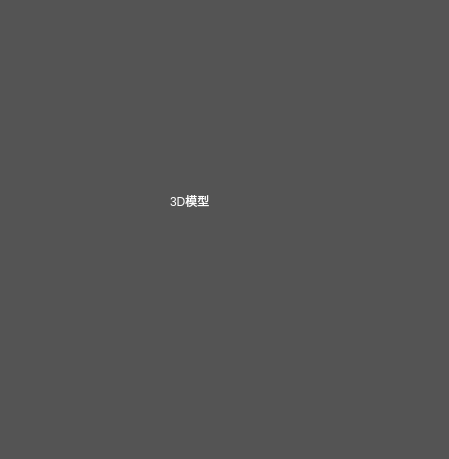
<?xml version="1.0" encoding="UTF-8"?>
<ui version="4.0">
 <class>ControlWidget</class>
 <widget class="QWidget" name="ControlWidget">
  <property name="geometry">
   <rect>
    <x>0</x>
    <y>0</y>
    <width>449</width>
    <height>459</height>
   </rect>
  </property>
  <property name="windowTitle">
   <string>Form</string>
  </property>
  <property name="styleSheet">
   <string notr="true">
</string>
  </property>
  <widget class="QWidget" name="widget" native="true">
   <property name="geometry">
    <rect>
     <x>0</x>
     <y>0</y>
     <width>449</width>
     <height>459</height>
    </rect>
   </property>
   <property name="styleSheet">
    <string notr="true">background:rgb(84, 84, 84)</string>
   </property>
   <widget class="QLabel" name="label">
    <property name="geometry">
     <rect>
      <x>170</x>
      <y>150</y>
      <width>151</width>
      <height>101</height>
     </rect>
    </property>
    <property name="styleSheet">
     <string notr="true">color:rgb(255, 255, 255);
font: 75 24pt &quot;Agency FB&quot;;</string>
    </property>
    <property name="text">
     <string>3D模型</string>
    </property>
    <property name="textInteractionFlags">
     <set>Qt::LinksAccessibleByMouse</set>
    </property>
   </widget>
  </widget>
 </widget>
 <resources/>
 <connections/>
</ui>
